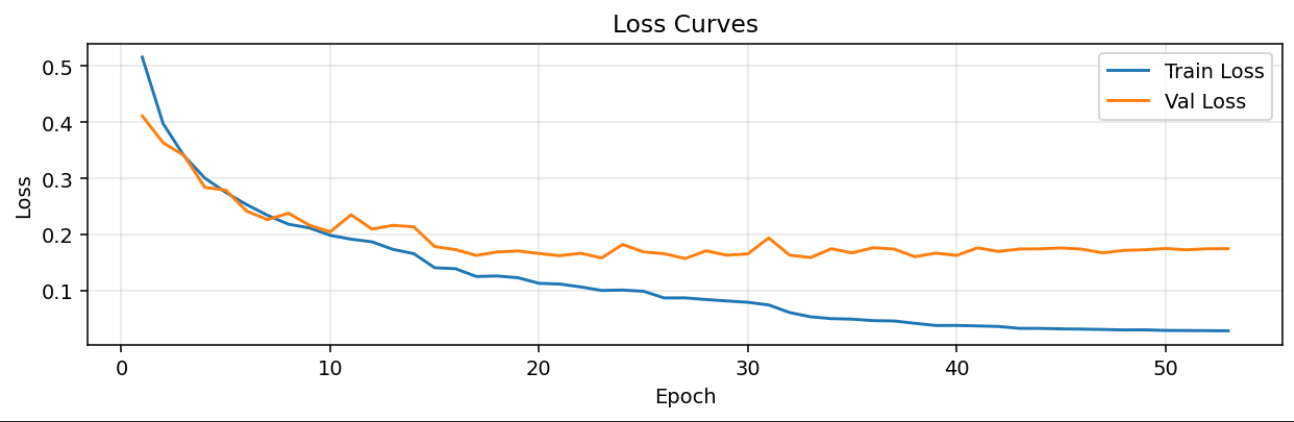
#> input picture sample/loss_curves.png, 1294 x 422 px
$ python -i specular_removal.py   (imports and definitions only)
#> lines starting #> are read from the running program, lines starting #| are printed output that depends on the picture; after the words box and inside, x2 and y2 are one past the last pixel; in counts of white or black regions, pixels touching at a corner belong together
#> further down, picture is the input picture: shape (422, 1294, 3); mean B, G, R 247.9, 248.3, 248.6
import cv2
import numpy as np
from typing import Tuple

def remove_specular_highlight_safe(
    bgr: np.ndarray,
    s_thr: int = 60,
    v_thr: int = 230,
    achr_delta: int = 25,
    max_area_ratio: float = 0.003,
    dilate_iter: int = 1,
    inpaint_radius: int = 2,
    inpaint_method: int = cv2.INPAINT_NS,
    area_guard_ratio: float = 0.01
) -> Tuple[np.ndarray, np.ndarray]:
    """
    Conservative specular highlight removal with area guard.
    Returns (inpainted_bgr, safe_mask).
    """
#> called with s_thr = 60, v_thr = 230, achr_delta = 25, max_area_ratio = 0.003, dilate_iter = 1, inpaint_radius = 2, inpaint_method = 0, area_guard_ratio = 0.01
    h, w = bgr.shape[:2]
#> h = 422; w = 1294
    area = h * w
#> area = 546068

    hsv = cv2.cvtColor(bgr, cv2.COLOR_BGR2HSV)
#> hsv: shape (422, 1294, 3); mean H, S, V 1.3, 2.9, 249.6
    H, S, V = cv2.split(hsv)
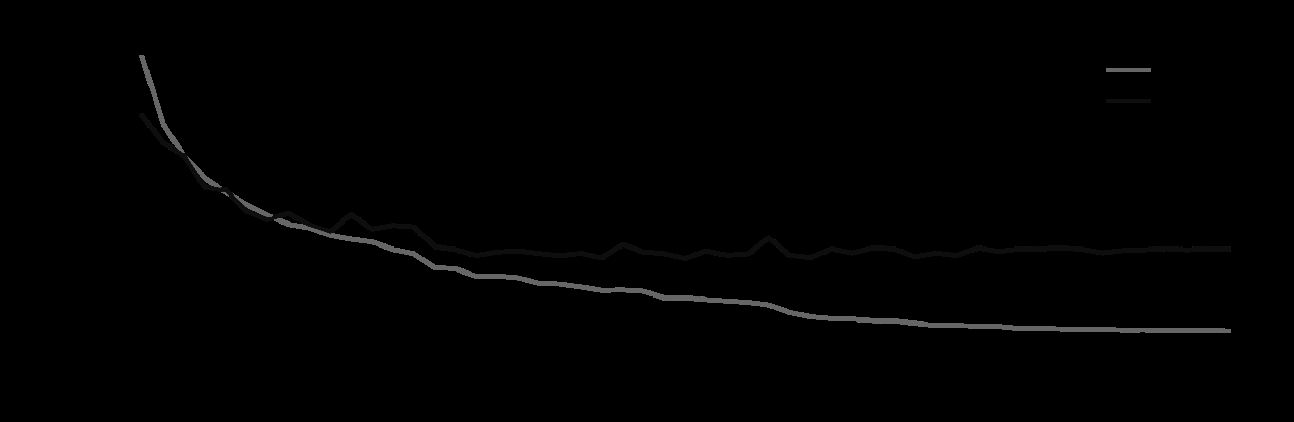
#> H: shape (422, 1294); min 0, max 120, mean 1.3
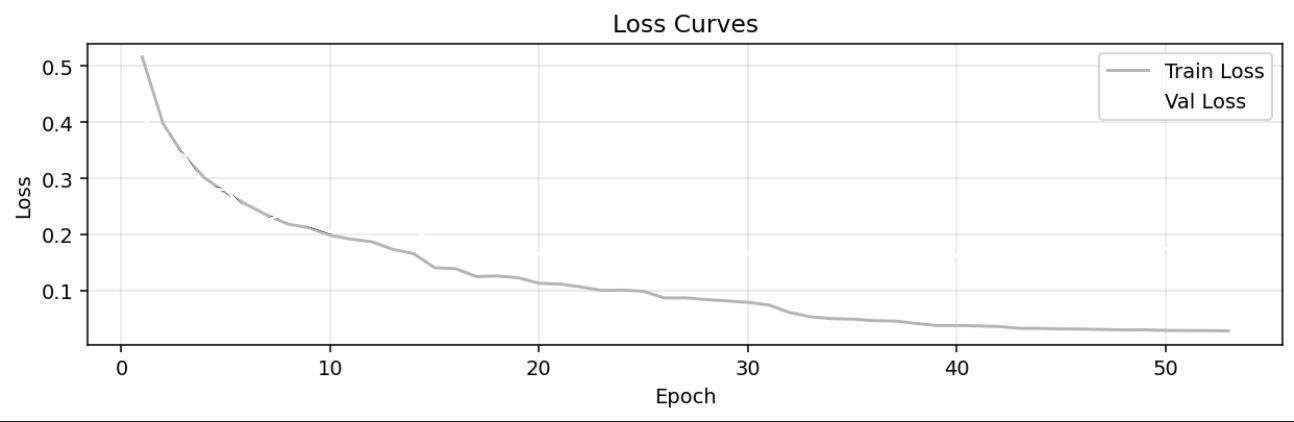
#> V: shape (422, 1294); min 0, max 255, mean 249.6

    cand = (S < s_thr) & (V > v_thr)
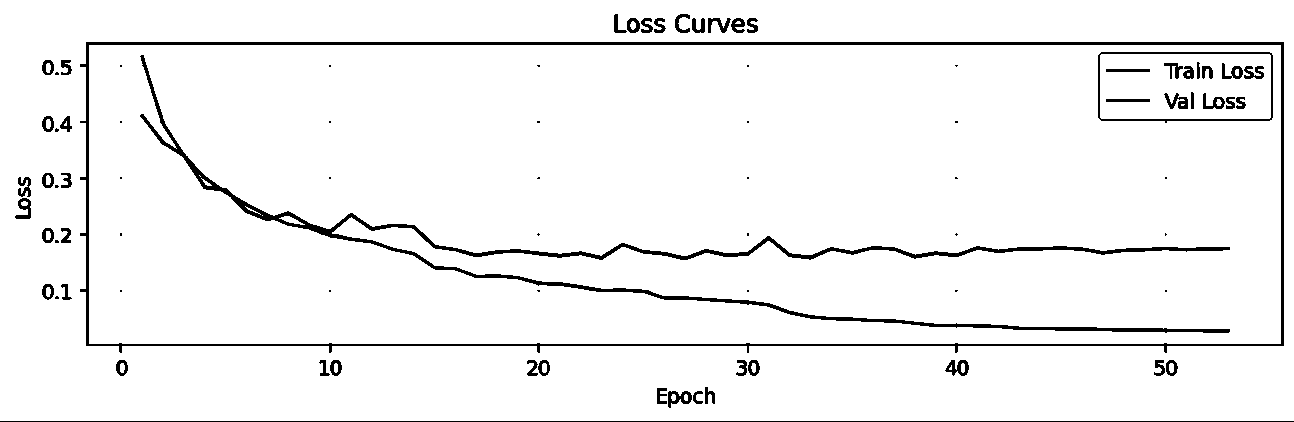
#> cand: shape (422, 1294) bool; 95.5% white; 84 black regions (32 under 20 px), largest, box (x1, y1, x2, y2) and area: (140, 55, 1230, 333) 8546, (80, 42, 1284, 353) 8001, (0, 421, 1294, 422) 1294

    B, G, R = bgr[:, :, 0], bgr[:, :, 1], bgr[:, :, 2]
    achr = (np.maximum(np.maximum(R, G), B) - np.minimum(np.minimum(R, G), B)) < achr_delta
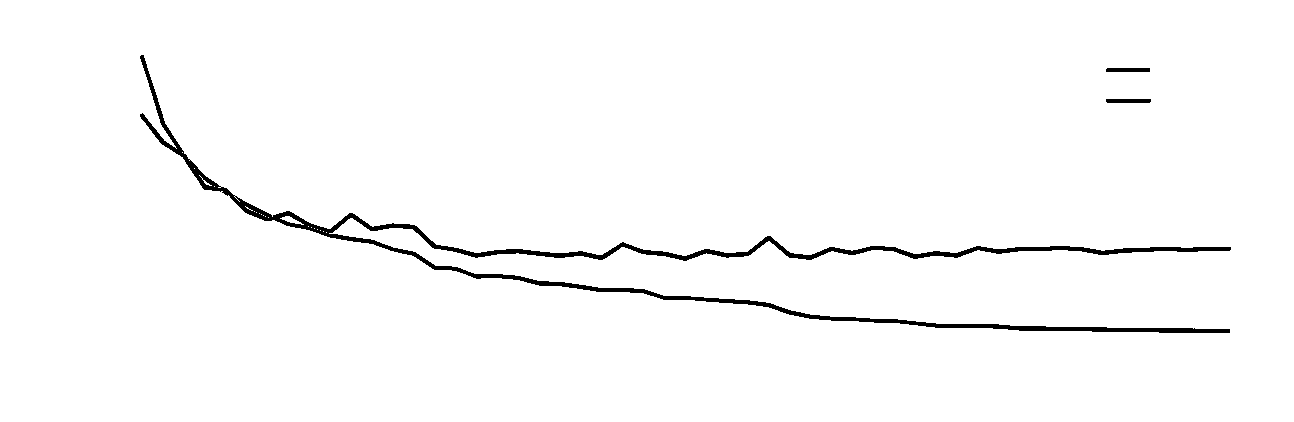
#> achr: shape (422, 1294) bool; 98.1% white; 3 black regions, box (x1, y1, x2, y2) and area: (140, 55, 1231, 333) 9849, (1106, 99, 1151, 103) 178, (1106, 68, 1150, 72) 175

    mask = (cand & achr).astype(np.uint8) * 255
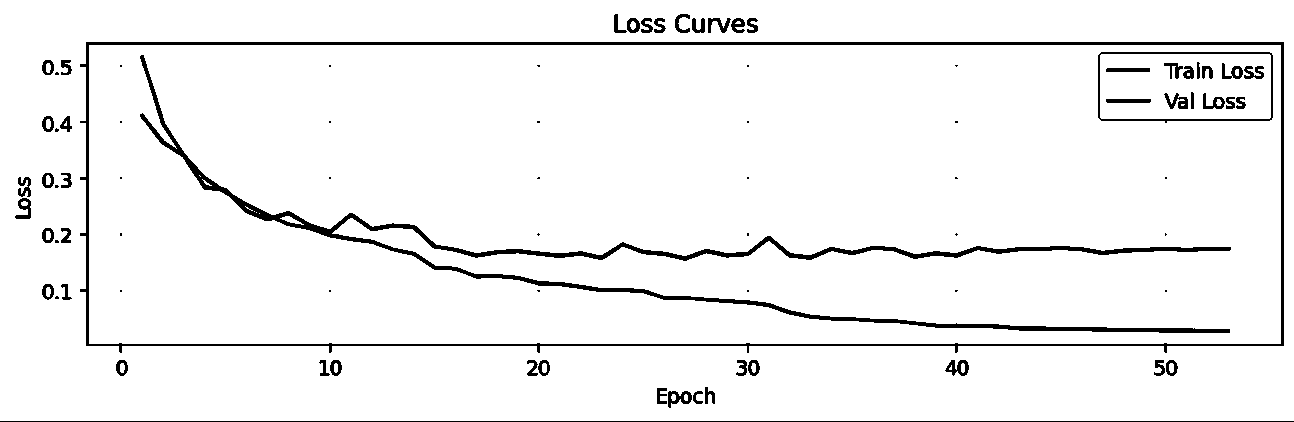
#> mask: shape (422, 1294); 95.2% white; 84 black regions (32 under 20 px), largest, box (x1, y1, x2, y2) and area: (140, 55, 1231, 333) 9894, (80, 42, 1284, 353) 8001, (0, 421, 1294, 422) 1294
    mask = cv2.morphologyEx(mask, cv2.MORPH_OPEN, np.ones((3, 3), np.uint8), iterations=1)
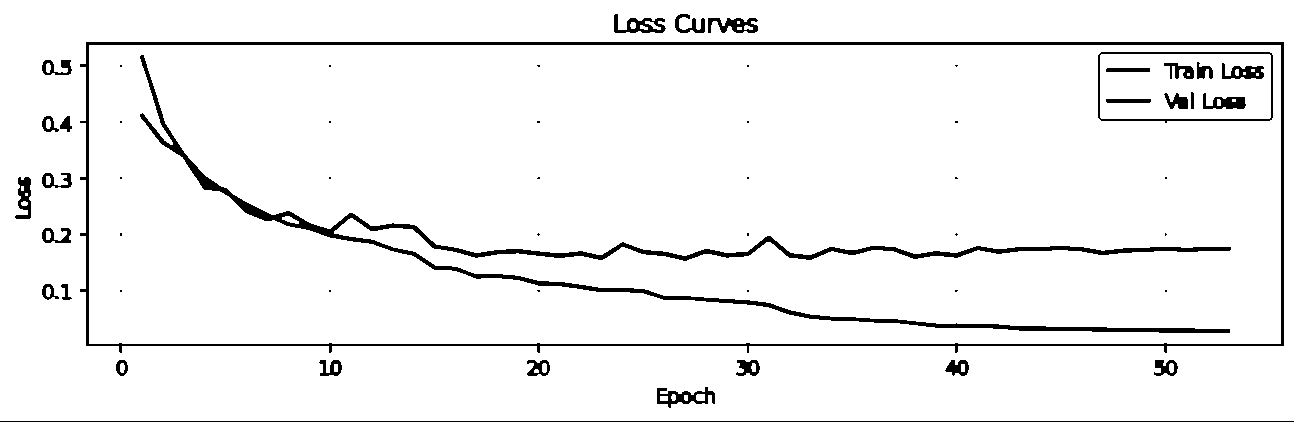
#> mask: shape (422, 1294); 95.1% white; 57 black regions (27 under 20 px), largest, box (x1, y1, x2, y2) and area: (140, 55, 1231, 333) 9958, (80, 42, 1284, 353) 8001, (0, 421, 1294, 422) 1294
    if dilate_iter > 0:
        mask = cv2.dilate(mask, np.ones((3, 3), np.uint8), iterations=dilate_iter)
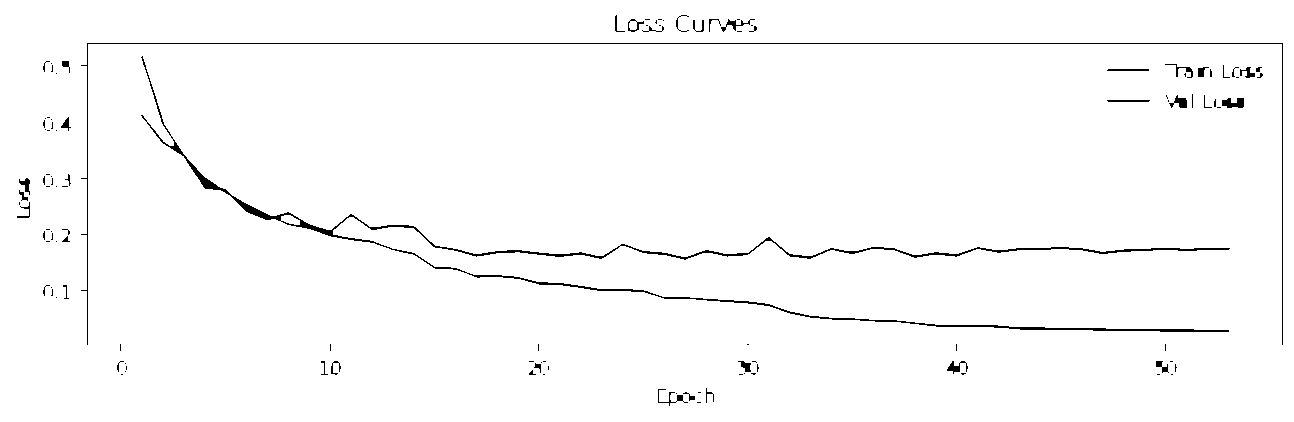
#> mask: shape (422, 1294); 98.3% white; black in thin lines or dots

    num_labels, labels, stats, _ = cv2.connectedComponentsWithStats(mask, connectivity=8)
#> labels: shape (422, 1294) int32; values 0 (black) and 1 (white), 98.3% white; black in thin lines or dots
#> num_labels = 2; stats = [[17, 15, 1266, 391, 9113], [0, 0, 1294, 422, 536955]]
    safe_mask = np.zeros_like(mask)
    max_area = max_area_ratio * area
#> max_area = 1638.2
    for i in range(1, num_labels):
        if stats[i, cv2.CC_STAT_AREA] <= max_area:
            safe_mask[labels == i] = 255
#> safe_mask: shape (422, 1294); every value is 0

    if safe_mask.sum() > area_guard_ratio * 255 * area:
        # too much area would be removed → bail out
        return bgr.copy(), np.zeros_like(safe_mask)

    out = cv2.inpaint(bgr, safe_mask, inpaintRadius=inpaint_radius, flags=inpaint_method)
    return out, safe_mask

>>> import cv2
>>> picture = cv2.imread('../../sample/loss_curves.png')
>>> result = remove_specular_highlight_safe(picture)

$ run again, on sample/metrics_curves.png
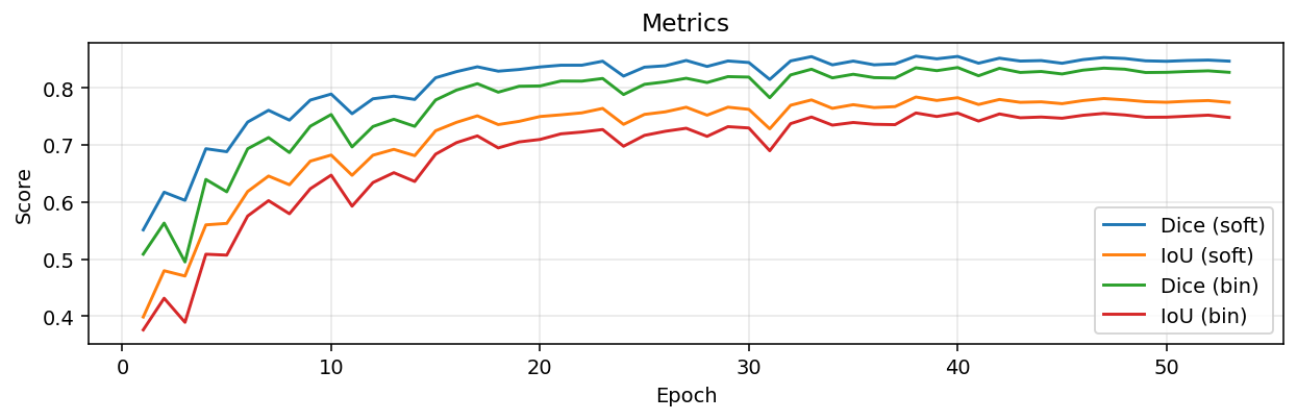
#> input picture sample/metrics_curves.png, 1292 x 419 px
#> picture is the input picture: shape (419, 1292, 3); mean B, G, R 244.7, 245.9, 246.7
#> hsv: shape (419, 1292, 3); mean H, S, V 2.4, 6, 248.7
#> in remove_specular_highlight_safe, `cand = (S < s_thr) & (V > v_thr)`:
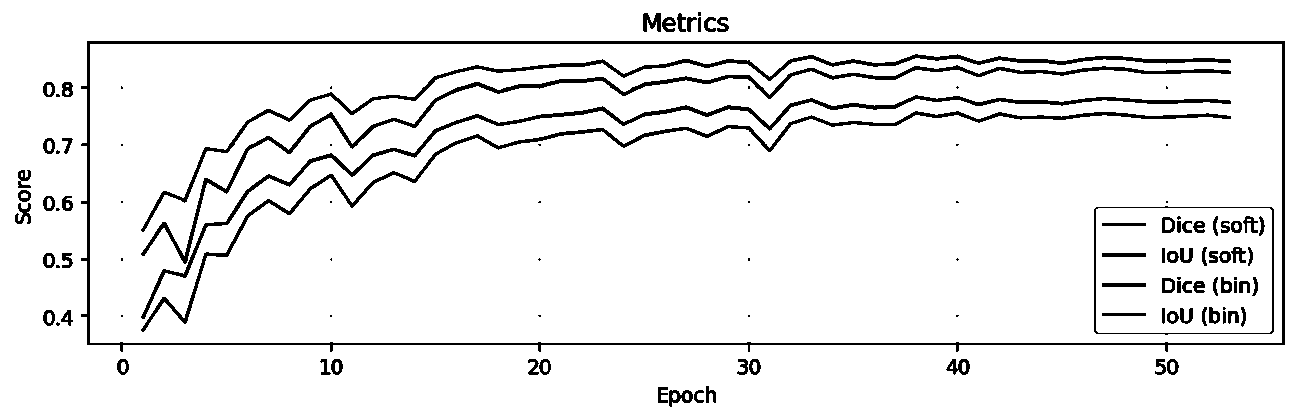
#> cand: shape (419, 1292) bool; 93.5% white; 115 black regions (37 under 20 px), largest, box (x1, y1, x2, y2) and area: (81, 41, 1285, 352) 8006, (141, 65, 1231, 264) 4978, (141, 95, 1231, 319) 4785
#> achr: shape (419, 1292) bool; 95.9% white; 7 black regions, largest, box (x1, y1, x2, y2) and area: (141, 66, 1232, 319) 10649, (141, 111, 1231, 332) 5546, (141, 54, 1231, 232) 5110
#> in remove_specular_highlight_safe, `mask = cv2.dilate(mask, np.ones((3, 3), np.uint8), iterations=dilate_i..`:
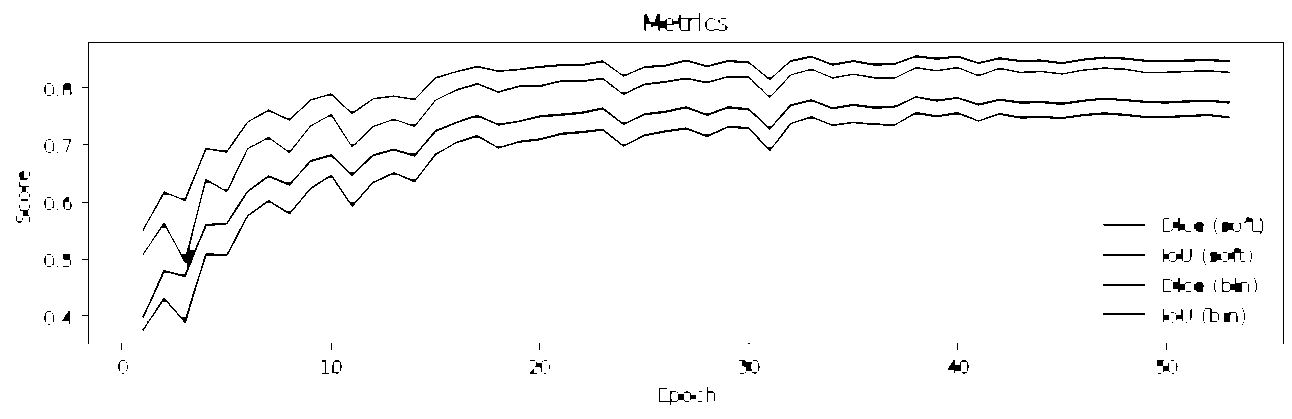
#> mask: shape (419, 1292); 97.4% white; black in thin lines or dots
#> labels: shape (419, 1292) int32; values 0 (black) and 1 (white), 97.4% white; black in thin lines or dots
#> num_labels = 2; stats = [[16, 13, 1268, 392, 14144], [0, 0, 1292, 419, 527204]]
